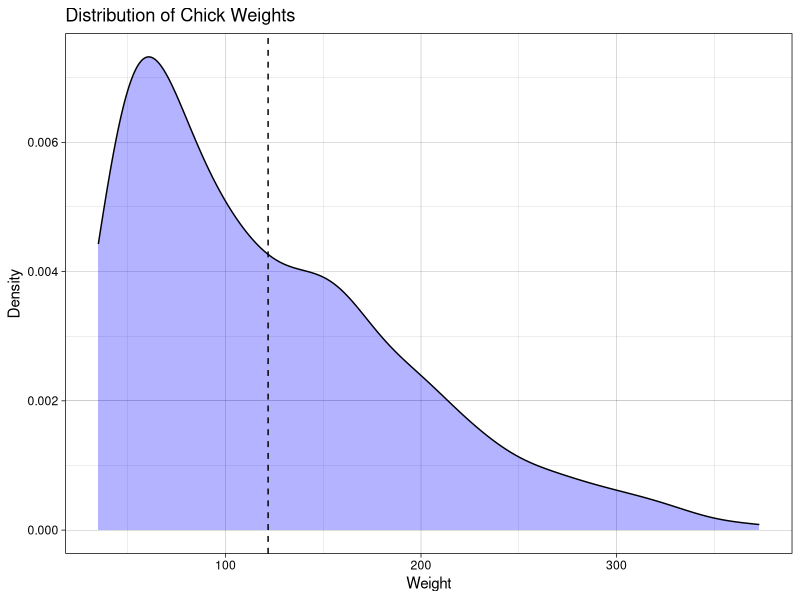
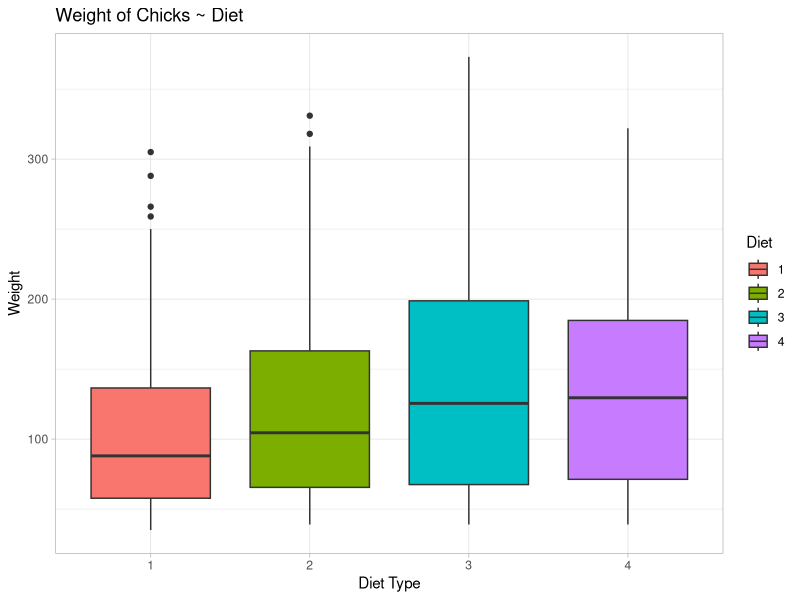

These figures' R source, in order:
## ---- chunk 1
#| label: Importing-Data
#| echo: false
#| message: false
#| warning: false
# Libraries
library(ggplot2)
library(tidyverse)

# Loading the datasets
data(ChickWeight)
df = ChickWeight
## ---- chunk 2
#| label: Weight-Distribution
#| echo: false
#| message: false
#| warning: false
#| fig-width: 20
#| fig-height: 15

# distribution of weight
ggplot(df, aes(x = weight)) +
  geom_density(fill = "blue", alpha = 0.3) + 
  geom_vline(aes(xintercept = mean(weight)),
             color = "black",linetype = "dashed",
             size = 0.5) +
  theme_linedraw() +
  labs(title = "Distribution of Chick Weights", x = "Weight", y = "Density")
## ---- chunk 3
#| label: Data-Statistics
#| echo: false
#| message: false
#| warning: false

# Displaying stats of each column
summary(df)
## ---- chunk 4
#| label: Box-Plots
#| echo: false
#| message: false
#| warning: false
#| fig-width: 20
#| fig-height: 15

# Changing diet into a factor
df$Diet = factor(df$Diet)

# Boxplots of weights per diet types
ggplot(df, aes(x = Diet,y = weight, fill = Diet)) +
  geom_boxplot() +
  theme_light() +
  labs(title = "Weight of Chicks ~ Diet", x = "Diet Type", y= "Weight")
